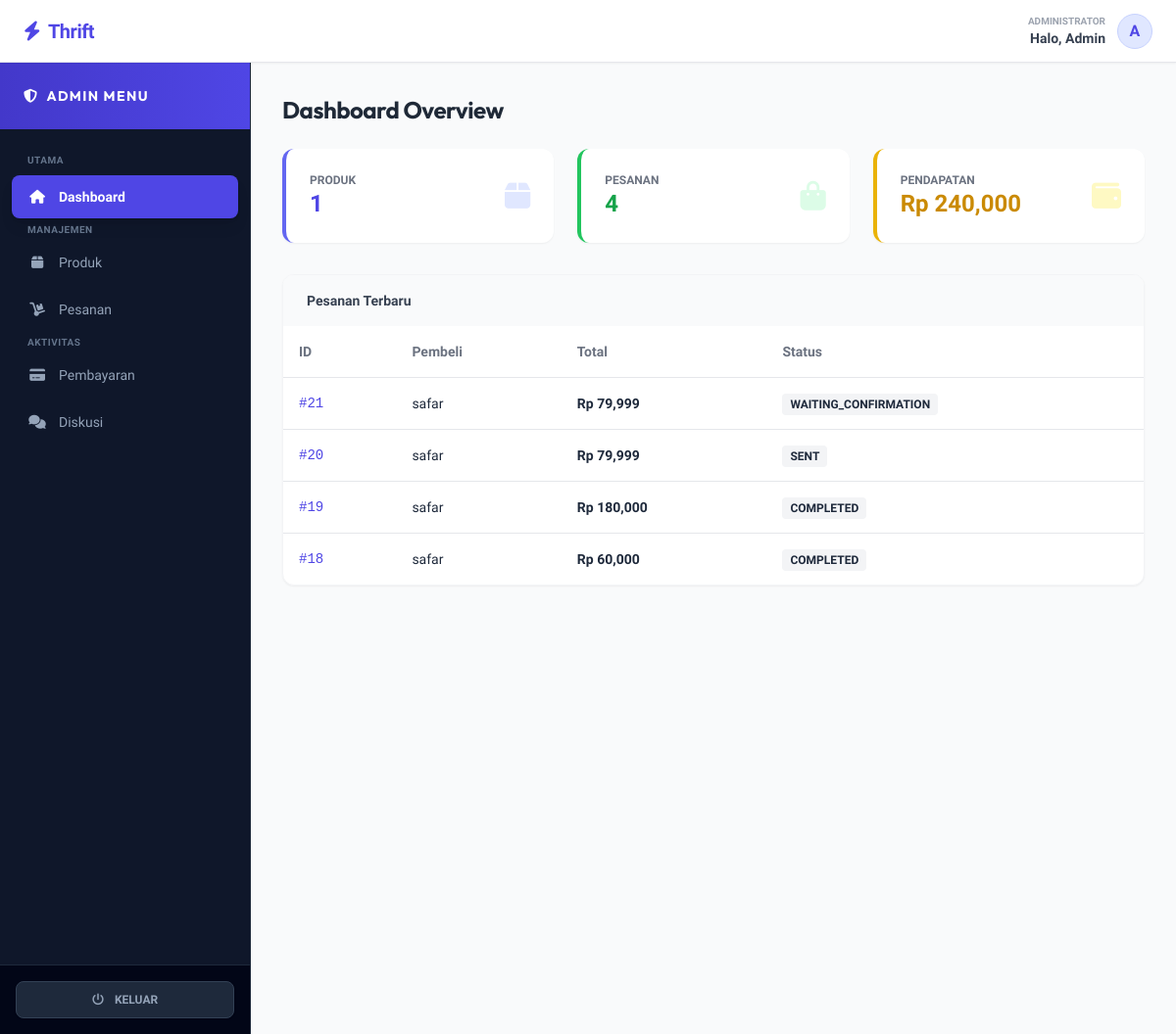
The page /admin (signed in) on the database its author committed.
### tables this page shows
CREATE TABLE `orders` (
  `id` int(11) NOT NULL,
  `user_id` int(11) NOT NULL,
  `total_price` decimal(10,2) NOT NULL,
  `status` enum('pending','waiting_confirmation','packed','sent','completed','cancelled') DEFAULT 'pending',
  `shipping_address` text DEFAULT NULL,
  `tracking_number` varchar(100) DEFAULT NULL,
  `created_at` timestamp NOT NULL DEFAULT current_timestamp(),
  `payment_method` varchar(50) DEFAULT 'Transfer Bank'
);

CREATE TABLE `users` (
  `id` int(11) NOT NULL,
  `name` varchar(100) NOT NULL,
  `email` varchar(100) NOT NULL,
  `password` varchar(255) NOT NULL,
  `role` enum('admin','user') DEFAULT 'user',
  `created_at` timestamp NOT NULL DEFAULT current_timestamp(),
  `phone` varchar(20) DEFAULT NULL,
  `address` text DEFAULT NULL
);

### app/Controllers/AdminController.php (called while the page is built, shortened)
<?php
class AdminController {
    public function index() {
        $db = (new Database())->getConnection();
        $totalProduk = $db->query("SELECT COUNT(*) FROM products")->fetchColumn();
        $totalOrder = $db->query("SELECT COUNT(*) FROM orders")->fetchColumn();
        $pendapatan = $db->query("SELECT SUM(total_price) FROM orders WHERE status = 'completed'")->fetchColumn();
        $stmt = $db->query("SELECT orders.*, users.name as user_name FROM orders JOIN users ON orders.user_id = users.id ORDER BY created_at DESC LIMIT 5");
        $recentOrders = $stmt->fetchAll(PDO::FETCH_ASSOC);
        require_once ROOT_PATH . '/views/admin/dashboard.php';
    }
}
?>

### public/index.php (called while the page is built, shortened)
<?php
require_once ROOT_PATH . '/app/Controllers/AdminController.php';
$router = new Router();
$router->add('/', 'HomeController', 'index');
$router->add('/product', 'ProductController', 'detail');
$router->add('/login', 'AuthController', 'login');
$router->add('/register', 'AuthController', 'register');
$router->add('/logout', 'AuthController', 'logout');
$router->add('/account', 'AuthController', 'account');
$router->add('/orders', 'AuthController', 'orders');
$router->add('/profile/edit', 'AuthController', 'editProfile');
$router->add('/profile/update', 'AuthController', 'updateProfile');
$router->add('/cart', 'CartController', 'index');
$router->add('/cart/add', 'CartController', 'add');
$router->add('/cart/remove', 'CartController', 'remove');
$router->add('/cart/clear', 'CartController', 'clear');
$router->add('/cart/buy-now', 'CartController', 'buyNow');
$router->add('/checkout', 'CartController', 'checkout');
$router->add('/checkout/process', 'CartController', 'processCheckout');
$router->add('/payment', 'CartController', 'payment');
$router->add('/order/confirm-payment', 'CartController', 'confirmPayment');
$router->add('/wishlist', 'WishlistController', 'index');
$router->add('/wishlist/toggle', 'WishlistController', 'toggle');
$router->add('/discussion/send', 'DiscussionController', 'send');
$router->add('/review/submit', 'ReviewController', 'submit');
$router->add('/admin', 'AdminController', 'index');
$router->add('/admin/products', 'AdminController', 'products');
$router->add('/admin/create', 'AdminController', 'create');
$router->add('/admin/store', 'AdminController', 'store');
$router->add('/admin/edit', 'AdminController', 'edit');
$router->add('/admin/update', 'AdminController', 'update');
$router->add('/admin/delete', 'AdminController', 'delete');
$router->add('/admin/orders', 'AdminController', 'orders');
$router->add('/admin/order-detail', 'AdminController', 'orderDetail');
$router->add('/admin/order-update', 'AdminController', 'updateOrder');
$router->add('/admin/delete-order', 'AdminController', 'deleteOrder');
$router->add('/admin/order/accept', 'AdminController', 'acceptPayment');
$router->add('/admin/payments', 'AdminController', 'payments');
$router->add('/admin/payments/create', 'AdminController', 'createPayment');
$router->add('/admin/payments/store', 'AdminController', 'storePayment');
$router->add('/admin/payments/edit', 'AdminController', 'editPayment');
$router->add('/admin/payments/update', 'AdminController', 'updatePayment');
$router->add('/admin/payments/delete', 'AdminController', 'deletePayment');
$router->add('/admin/discussions', 'AdminController', 'discussions');
$router->add('/admin/reply', 'AdminController', 'replyChat');
$router->dispatch($_SERVER['REQUEST_URI']);
?>

### views/admin/dashboard.php (the view, shortened to what this page needs)
<?php include ROOT_PATH . '/views/layouts/header.php'; ?>
<div class="flex h-screen pt-16 bg-gray-50 overflow-hidden">
    <?php include ROOT_PATH . '/views/layouts/admin_sidebar.php'; ?>
    <div class="flex-1 flex flex-col lg:ml-64 h-full relative w-full overflow-y-auto custom-scroll">
        <main class="flex-1 p-4 md:p-8 fade-in pb-24">
            <h1 class="text-xl md:text-2xl font-bold text-gray-800 mb-6">Dashboard Overview</h1>
            <div class="grid grid-cols-1 md:grid-cols-3 gap-4 md:gap-6 mb-8">
                <div class="bg-white p-6 rounded-xl shadow-sm border-l-4 border-indigo-500 flex justify-between items-center">
                    <div><p class="text-xs font-bold text-gray-500 uppercase">Produk</p><p class="text-2xl font-bold text-indigo-600"><?= $totalProduk ?></p></div>
                    <i class="fas fa-box text-3xl text-indigo-100"></i>
                </div>
                <div class="bg-white p-6 rounded-xl shadow-sm border-l-4 border-green-500 flex justify-between items-center">
                    <div><p class="text-xs font-bold text-gray-500 uppercase">Pesanan</p><p class="text-2xl font-bold text-green-600"><?= $totalOrder ?></p></div>
                    <i class="fas fa-shopping-bag text-3xl text-green-100"></i>
                </div>
                <div class="bg-white p-6 rounded-xl shadow-sm border-l-4 border-yellow-500 flex justify-between items-center">
                    <div><p class="text-xs font-bold text-gray-500 uppercase">Pendapatan</p><p class="text-2xl font-bold text-yellow-600">Rp <?= number_format($pendapatan) ?></p></div>
                    <i class="fas fa-wallet text-3xl text-yellow-100"></i>
                </div>
            </div>
            <div class="bg-white rounded-xl shadow-sm border border-gray-100 overflow-hidden">
                <div class="px-6 py-4 bg-gray-50 font-bold text-gray-700 text-sm">Pesanan Terbaru</div>
                <div class="overflow-x-auto">
                    <table class="w-full text-left text-sm min-w-[600px]">
                        <thead class="bg-white text-gray-500 border-b">
                            <tr><th class="p-4">ID</th><th class="p-4">Pembeli</th><th class="p-4">Total</th><th class="p-4">Status</th></tr>
                        </thead>
                        <tbody>
                            <?php foreach($recentOrders as $o): ?>
                            <tr class="hover:bg-gray-50 border-b last:border-0">
                                <td class="p-4 font-mono text-indigo-600">#<?= $o['id'] ?></td>
                                <td class="p-4"><?= $o['user_name'] ?></td>
                                <td class="p-4 font-bold">Rp <?= number_format($o['total_price']) ?></td>
                                <td class="p-4"><span class="bg-gray-100 px-2 py-1 rounded text-xs font-bold uppercase"><?= $o['status'] ?></span></td>
                            </tr>
                            <?php endforeach; ?>
                        </tbody>
                    </table>
                </div>
            </div>
        </main>
        <?php include ROOT_PATH . '/views/layouts/footer.php'; ?>

### public/css/style.css (style rules this page uses)
:root { --primary: #4f46e5; --primary-dark: #3730a3; --accent: #f43f5e; --dark: #0f172a; --light: #f8fafc; }
body { font-family: 'Urbanist', sans-serif; background-color: #f8fafc; color: #1e293b; -webkit-font-smoothing: antialiased; overflow-x: hidden; }
h1, h2, h3, h4, h5, h6, .brand-font { font-family: 'Outfit', sans-serif; letter-spacing: -0.02em; }
.fade-in { animation: fadeInUp 0.6s ease-out forwards; opacity: 0; transform: translateY(20px); }

### rows shown on the page
orders: id "21", user.name "safar", total_price "79,999", status "WAITING_CONFIRMATION"
orders: id "20", user.name "safar", total_price "79,999", status "SENT"
orders: id "19", user.name "safar", total_price "180,000", status "COMPLETED"
orders: id "18", user.name "safar", total_price "60,000", status "COMPLETED"

### other values the page prints
explode(' ', $_SESSION['name'] ?? 'Admin')[0] "Admin"
$totalProduk "1"
$totalOrder "4"
$pendapatan "240,000"
